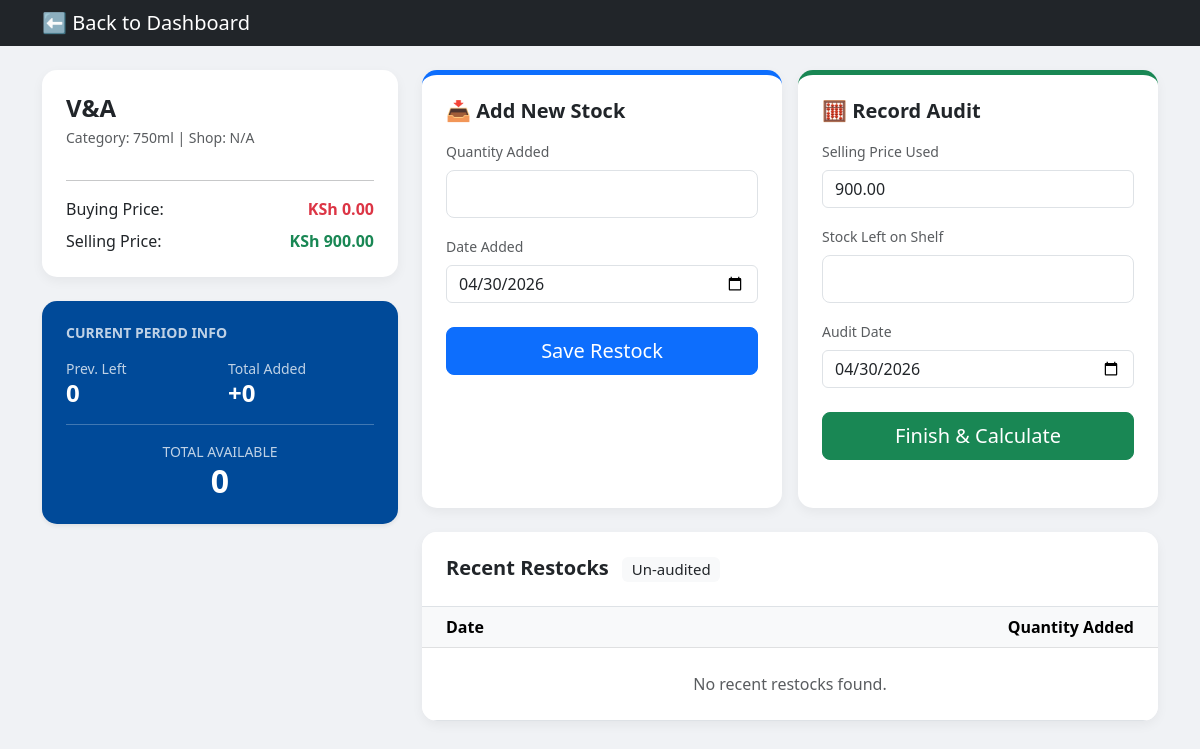
Screenshot of /product/4/ with the database file from the repository.
### tracker/models.py (models this page shows, shortened)
class Product(models.Model):
    product_name = models.CharField("Product", max_length=255)
    shop = models.CharField("Shop/Branch", max_length=255, blank=True, null=True)
    category = models.CharField("Category", max_length=100, blank=True, null=True)
    cost_price = models.DecimalField("Cost Price", max_digits=10, decimal_places=2)
    selling_price = models.DecimalField("Default Selling Price", max_digits=10, decimal_places=2)

### tracker/views.py (the view, shortened to what this page needs)
# urls.py: path('product/<int:pk>/', views.views_product_detail, name='product_detail'),
def views_product_detail(request, pk):
    product = get_object_or_404(Product, pk=pk)
    last_audit = Transaction.objects.filter(product=product, type='SALES_CHECK').first()
    prev_rem = last_audit.current_remaining if last_audit else 0
    restocks = Transaction.objects.filter(product=product, type='RESTOCK')
    if last_audit:
        restocks = restocks.filter(created_at__gt=last_audit.created_at)
    total_added = restocks.aggregate(Sum('quantity'))['quantity__sum'] or 0
    return render(request, 'tracker/product_detail.html', {
        'product': product,
        'prev_rem': prev_rem,
        'total_added': total_added,
        'restocks': restocks.order_by('-date'),
        'today_date': date.today().strftime('%Y-%m-%d')
    })

### tracker/templates/tracker/product_detail.html (shortened to what this page needs)
<!DOCTYPE html>
<html lang="en">
<head>
    <link href="https://cdn.jsdelivr.net/npm/bootstrap@5.3.0/dist/css/bootstrap.min.css" rel="stylesheet">
</head>
<body class="pb-5">
    <nav class="navbar navbar-dark bg-dark mb-4 sticky-top">
        <div class="container">
            <a class="navbar-brand py-0" href="/">⬅ <span class="d-none d-sm-inline">Back to Dashboard</span></a>
        </div>
    </nav>
    <div class="container-fluid container-md">
        <div class="row">
            <div class="col-12 col-lg-4">
                <div class="card p-4">
                    <h2 class="h4 fw-bold mb-1">{{ product.product_name }}</h2>
                    <p class="text-muted small mb-3">Category: {{ product.category }} | Shop: {{ product.shop|default:"N/A" }}</p>
                    <hr>
                    <div class="d-flex justify-content-between mb-2">
                        <span>Buying Price:</span>
                        <span class="fw-bold text-danger">KSh {{ product.cost_price }}</span>
                    </div>
                    <div class="d-flex justify-content-between">
                        <span>Selling Price:</span>
                        <span class="fw-bold text-success">KSh {{ product.selling_price }}</span>
                    </div>
                </div>
                <div class="card p-4 bg-custom-blue shadow-sm">
                    <h5 class="mb-3 text-uppercase opacity-75 small fw-bold">Current Period Info</h5>
                    <div class="row g-3">
                        <div class="col-6">
                            <small class="d-block opacity-75">Prev. Left</small>
                            <span class="h4 fw-bold">{{ prev_rem }}</span>
                        </div>
                        <div class="col-6">
                            <small class="d-block opacity-75">Total Added</small>
                            <span class="h4 fw-bold">+{{ total_added }}</span>
                        </div>
                    </div>
                    <hr class="opacity-25">
                    <div class="text-center">
                        <small class="d-block opacity-75">TOTAL AVAILABLE</small>
                        <span class="h2 fw-bold">{{ prev_rem|add:total_added }}</span>
                    </div>
                </div>
            </div>
            <div class="col-12 col-lg-8">
                <div class="row g-3">
                    <div class="col-12 col-md-6">
                        <div class="card p-4 h-100 restock-card">
                            <h5 class="fw-bold mb-3">📥 Add New Stock</h5>
                            <form method="POST">
                                <div class="mb-3">
                                    <label class="form-label small text-muted">Quantity Added</label>
                                    <input type="number" name="quantity" class="form-control form-control-lg" required>
                                </div>
                                <div class="mb-3">
                                    <label class="form-label small text-muted">Date Added</label>
                                    <input type="date" name="transaction_date" class="form-control" value="{{ today_date }}" required>
                                </div>
                                <button type="submit" class="btn btn-primary btn-lg w-100 mt-2">Save Restock</button>
                            </form>
                        </div>
                    </div>
                    <div class="col-12 col-md-6">
                        <div class="card p-4 h-100 audit-card">
                            <h5 class="fw-bold mb-3">🧮 Record Audit</h5>
                            <form method="POST">
                                <div class="mb-3">
                                    <label class="form-label small text-muted">Selling Price Used</label>
                                    <input type="number" step="0.01" name="sell_price" class="form-control" value="{{ product.selling_price }}">
                                </div>
                                <div class="mb-3">
                                    <label class="form-label small text-muted">Stock Left on Shelf</label>
                                    <input type="number" name="current_remaining" class="form-control form-control-lg" required>
                                </div>
                                <div class="mb-3">
                                    <label class="form-label small text-muted">Audit Date</label>
                                    <input type="date" name="transaction_date" class="form-control" value="{{ today_date }}" required>
                                </div>
                                <button type="submit" class="btn btn-success btn-lg w-100 mt-2">Finish & Calculate</button>
                            </form>
                        </div>
                    </div>
                </div>
                <div class="card p-0 mt-4 overflow-hidden">
                    <div class="p-4 border-bottom bg-white">
                        <h5 class="mb-0 fw-bold">Recent Restocks <span class="badge bg-light text-dark ms-2 fw-normal">Un-audited</span></h5>
                    </div>
                    <div class="table-responsive">
                        <table class="table table-hover align-middle mb-0">
                            <thead class="table-light">
                                <tr>
                                    <th class="ps-4">Date</th>
                                    <th class="pe-4 text-end">Quantity Added</th>
                                </tr>
                            </thead>
                            <tbody>
                                {% for r in restocks %}
                                <tr>
                                    <td class="ps-4">{{ r.date }}</td>
                                    <td class="pe-4 text-end"><span class="badge bg-primary rounded-pill">+{{ r.quantity }}</span></td>
                                </tr>
                                {% empty %}
                                <tr><td colspan="2" class="text-center py-4 text-muted">No recent restocks found.</td></tr>
                                {% endfor %}
                            </tbody>
                        </table>
                    </div>
                </div>
            </div>
        </div>
    </div>
</body>
</html>

### tracker/templates/tracker/product_detail.html (style rules this page uses)
body { background-color: #f0f2f5; }
.card { border: none; box-shadow: 0 4px 12px rgba(0,0,0,0.05); border-radius: 15px; margin-bottom: 1.5rem; }
.bg-custom-blue { background: #004a99; color: white; }
.audit-card { border-top: 5px solid #198754; }
.restock-card { border-top: 5px solid #0d6efd; }

### rows the page displays
Product: product_name "V&A", category "750ml", shop "N/A", cost_price "0.00", selling_price "900.00", sell_price "900.00"

### other values shown
{{ prev_rem }} "0"
{{ total_added }} "0"
{{ prev_rem|add:total_added }} "0"
